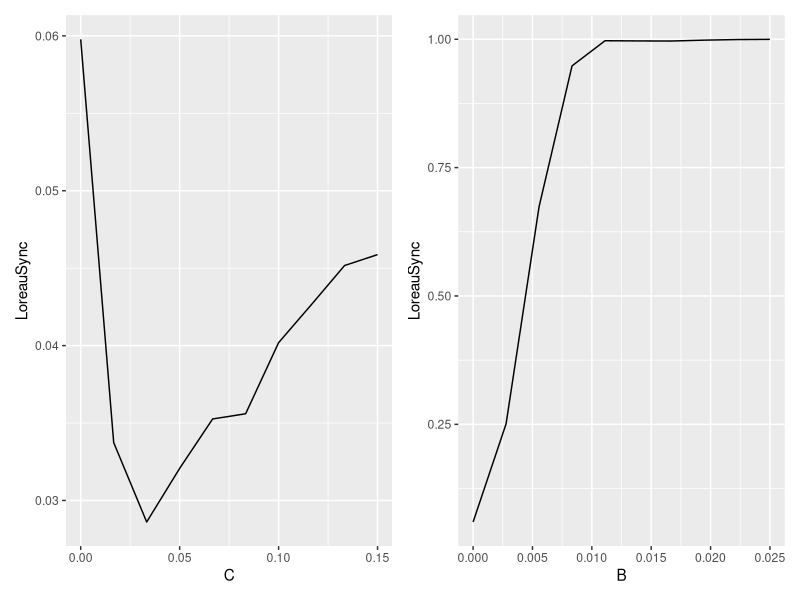

Reproduce this figure in R.
library(tidyverse)
library(patchwork)

df <- read_csv("karimoto_basics.csv")

df

C_effect <- df %>% 
  filter(B == 0)
B_effect <- df %>% 
  filter(C == 0)

p1 <- ggplot(C_effect, aes(x = C, y = LoreauSync))+
  geom_line()

p2 <- ggplot(B_effect, aes(x = B, y = LoreauSync))+
  geom_line()

p1+p2
